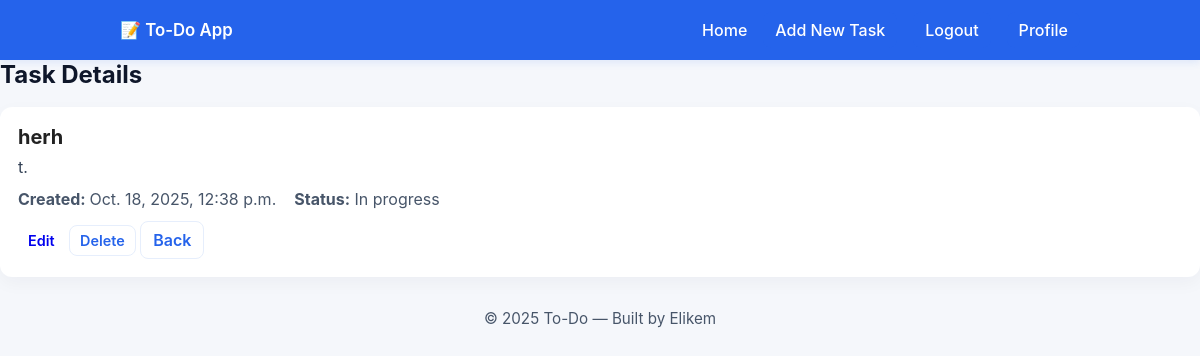
Page /task/herh/ (signed in) on the earlier database version.
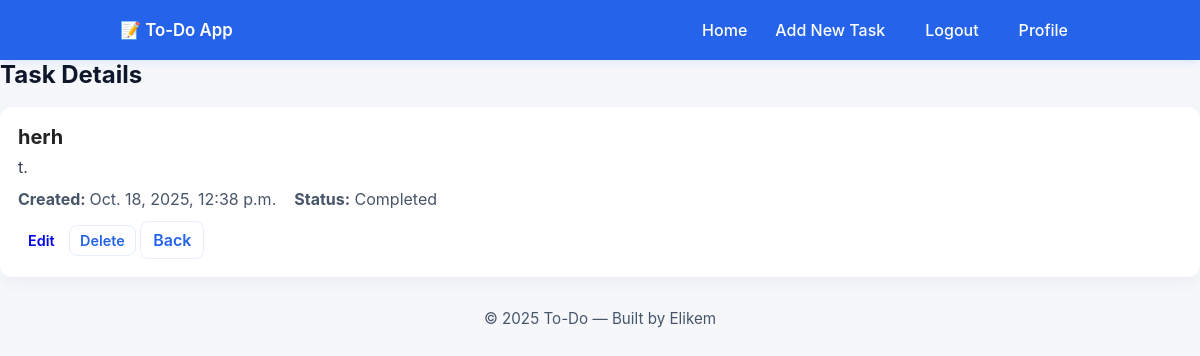
Same page on the later database version.
### main_blog/models.py (models this page shows, shortened)
class Todo(models.Model):
    slug = models.SlugField(unique= True,blank=True,null= True)
    user = models.ForeignKey(User,on_delete=models.CASCADE,related_name="tasks")
    title = models.CharField(max_length=100)
    description = models.CharField(max_length=300)
    completed = models.BooleanField(default=False)
    created_at = models.DateTimeField(auto_now_add= True)
    updated_at = models.DateTimeField(auto_now=True)
    category = models.ForeignKey(Category,on_delete=models.CASCADE,related_name="tasks")

### main_blog/views.py (the view)
# urls.py: path("task/<slug:slug>/",views.view_task,name = "view_task"),
@login_required
def view_task(request,slug):
    task = Todo.objects.get(slug = slug)
    context = {
        "task":task
    }
    return render(request,"view_task.html",context)

### main_blog/templates/view_task.html (shortened to what this page needs)
{% extends 'base.html' %}
{% load static %}
{% block body %}
  <main class="main
  <main class="main-content">
    <h1 class="page-title">Task Details</h1>
    <section class="detail-card">
      <h2 class="detail-title">{{task.title}}</h2>
      <p class="detail-desc">{{task.description}}.</p>
      <ul class="meta-list">
        <li><strong>Created: </strong> {{task.created_at}}</li>
          {% if task.completed%}
          <li><strong>Status:</strong> Completed </li>
          {% else %}
          <li><strong>Status:</strong> In progress </li>
          {% endif %}
      </ul>
      <div class="view-actions">
        <a class="btn small" href="{% url 'edit_task' task.id %}">Edit</a>
        <a href="{% url 'delete_task' task.id %}" class="btn small ghost">Delete</a>
        <a class="btn ghost" href="{{request.META.HTTP_REFERER}}">Back</a>
      </div>
    </section>
  </main>
{% endblock body%}

### main_blog/templates/base.html (shortened to what this page needs)
{% load static %}
<!DOCTYPE html>
<html lang="en">
<head>
    <link rel="stylesheet" href="{% static 'main_blog/style.css'%}">
</head>
<body>
    <nav class="navbar">
    <div class="nav-inner">
      <div class="logo">📝 To-Do App</div>
      <ul class="nav-links">
        <li><a href="/">Home</a></li>
        {% if user.is_authenticated %}
        <li><a class="btn primary" href="{% url 'add_task' %}"> Add New Task</a></li>
        <li><a class="btn primary" href="{% url 'logout' %}"> Logout</a></li>
        <li><a class="btn primary" href="{% url 'profile' user.username %}"> Profile</a></li>
        {% else%}
        <li><a href="{% url 'about' %}">About</a></li>
        <li><a class="btn primary" href="{% url 'login' %}"> Login </a></li>
        <li><a class="btn primary" href="{% url 'register' %}"> Register </a></li>
        {% endif %}
      </ul>
    </div>
  </nav>
  {% block body %}
  {% endblock body %}
  <footer class="site-footer">
    <p>© 2025 To-Do — Built by Elikem </p>
  </footer>
</body>
</html>

### main_blog/static/main_blog/style.css (style rules this page uses)
* { box-sizing: border-box; margin: 0; padding: 0; }
html,body { height: 100%; }
body { font-family: Inter, system-ui, -apple-system, "Segoe UI", Roboto, "Helvetica Neue", Arial; background: #f5f7fb; color: #222; display: flex; flex-direction: column; min-height: 100vh; -webkit-font-smoothing: antialiased; -moz-osx-font-smoothing: grayscale; }
.navbar { background: #2563eb; color: #fff; padding: 12px 18px; box-shadow: 0 2px 8px rgba(37,99,235,0.12); }
.nav-inner { max-width: 960px; margin: 0 auto; display: flex; align-items: center; justify-content: space-between; }
.logo { font-weight: 600; font-size: 1.05rem; }
.nav-links { list-style: none; display: flex; gap: 16px; align-items: center; }
.nav-links a { color: #fff; text-decoration: none; font-weight: 500; }
.page-title { margin-bottom: 18px; font-size: 1.5rem; color: #0f172a; }
.task-container, .form-card, .detail-card, .info-card { background: #fff; border-radius: 12px; padding: 18px; box-shadow: 0 6px 18px rgba(15,23,42,0.04); }
.btn { display: inline-block; padding: 8px 12px; border-radius: 8px; font-weight: 600; text-decoration: none; border: none; cursor: pointer; background: transparent; }
.btn.small { padding: 6px 10px; font-size: 0.9rem; }
.btn.primary { background: #2563eb; color: #fff; }
.btn.ghost { border: 1px solid #e6eefc; color: #2563eb; background: transparent; }
.detail-title { font-size: 1.25rem; margin-bottom: 8px; }
.detail-desc { color: #334155; margin-bottom: 12px; }
.meta-list { list-style: none; margin-bottom: 12px; display: flex; gap: 18px; color: #475569; }
.site-footer { text-align: center; padding: 14px 0; color: #475569; font-size: 0.95rem; background: transparent; margin-top: 18px; }

Differences in the rows shown:
changed Todo "herh": completed False → True (drawn)
Other differences:
text no longer shown: "In progress"
text now shown: "Completed"
